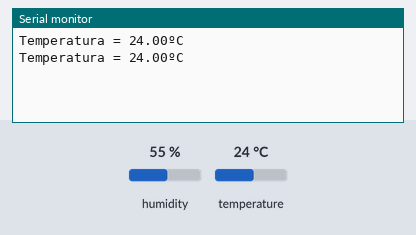
A sketch run on a simulated Arduino Uno, built with avr-gcc and run on an emulated ATmega328P. Shown: the last lines printed to the serial monitor. The test bench sets the inputs (shaded band); at power-on: temperature 24 °C, humidity 55 %.

Above: at 2.8 s.
2.9 s: temperature set to 27 °C
At 5.3 s:
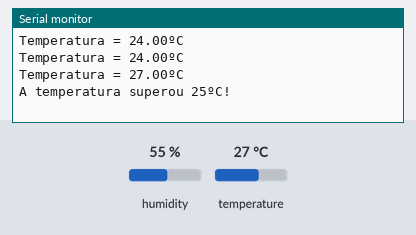
7.6 s: temperature set to 12 °C
At 9.2 s:
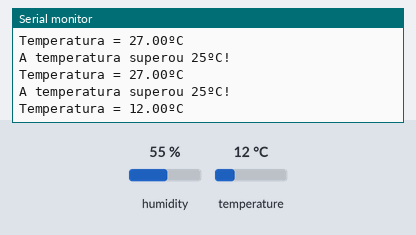
Timing chart, 0 to 10.7 s (numbered marks = the images above; inputs shaded):
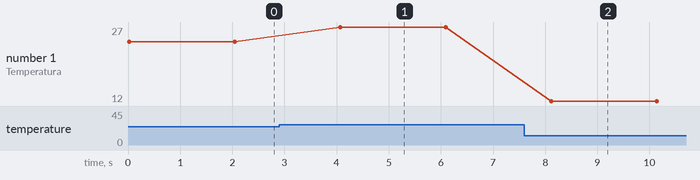

The sketch:

dht_thingspeak.ino
```cpp
#include "DHT.h"
#define DHTPIN A5
#define DHTTYPE DHT11
DHT dht(DHTPIN, DHTTYPE);


void setup() {
  Serial.begin(9600);
  dht.begin();
}

void loop() {
  float h = dht.readHumidity();
  float t = dht.readTemperature();
  if (isnan(h) || isnan(t)) {
      Serial.println(F("Failed to read from DHT sensor!"));
      return;
    }
    Serial.print("Temperatura = ");
    Serial.print(t);
    Serial.println("ºC");
    if(t>25)
      Serial.println("A temperatura superou 25ºC!");
    delay(2000);
}
```

Measured:
- the behaviour switches between 25 and 26 °C on temperature (found by bisection; images 0 and 1)
- after the input at 2.9 s, the serial monitor: prints a new line after 1.2 s (image 1)
- after the input at 7.6 s, the serial monitor: prints a new line after 0.52 s (image 2)
- plotted number 1: 24 → 27 after the input at 2.9 s, 27 → 12 after the input at 7.6 s
